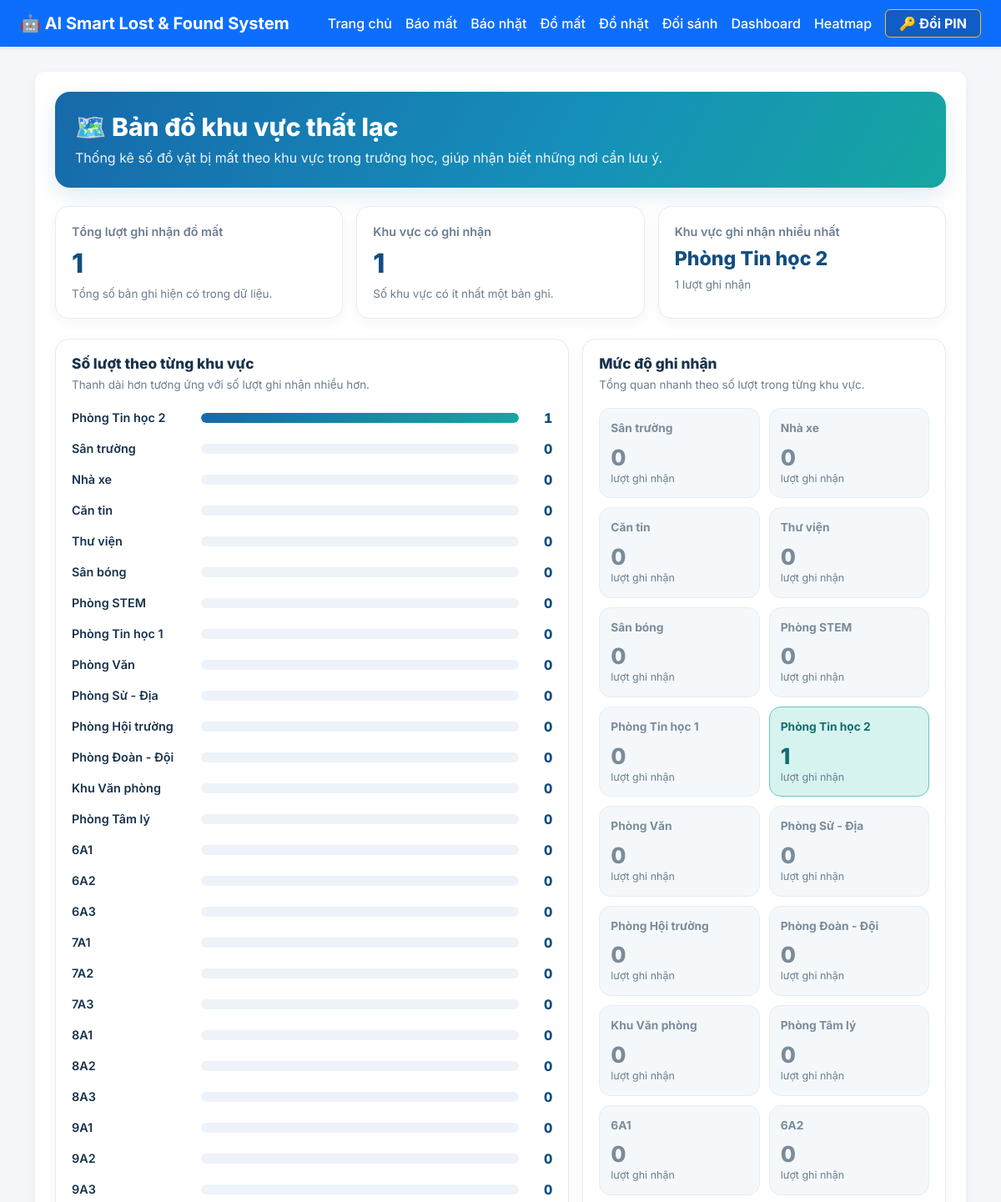
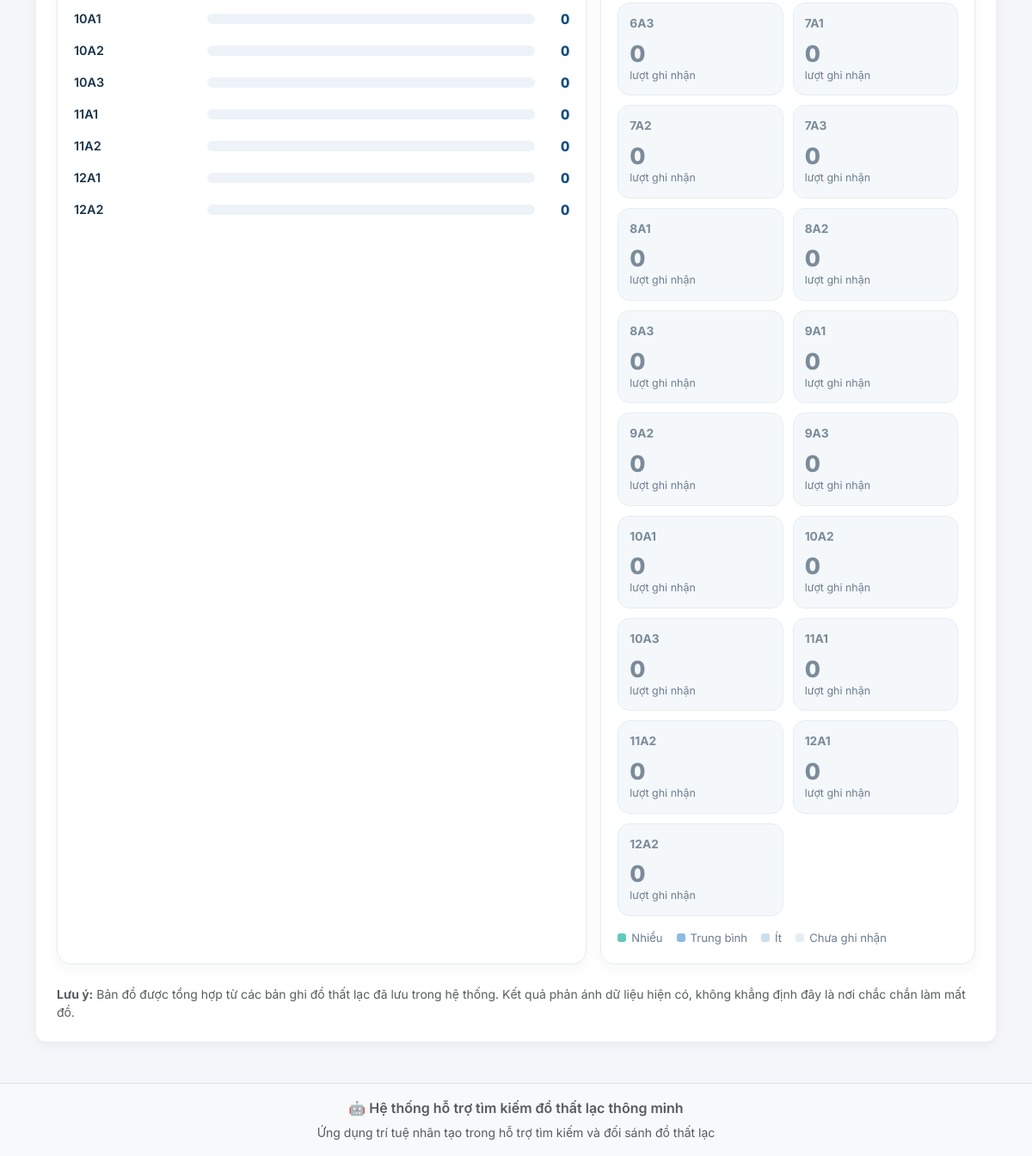
Screenshot of /heatmap with the database file from the repository (2 pictures, top to bottom).
### models/lost_item.py (models this page shows, shortened)
class LostItem(db.Model):
    id = db.Column(
        db.Integer,
        primary_key=True
    )
    ten_do = db.Column(
        db.String(100)
    )
    loai_do = db.Column(
        db.String(100)
    )
    noi_mat = db.Column(
        db.String(100)
    )
    ngay_mat = db.Column(
        db.String(20)
    )
    mau_sac = db.Column(
    db.String(50)
    )
    hinh_anh = db.Column(
        db.String(200)
    )
    trang_thai = db.Column(
        db.String(30),
        default="DANG_TIM"
    )
    thoi_diem_tra = db.Column(
        db.DateTime,
        nullable=True
    )

### app.py (the view)
@app.route("/heatmap")
def heatmap():
    areas = [
        "Sân trường", "Nhà xe", "Căn tin", "Thư viện", "Sân bóng",
        "Phòng STEM", "Phòng Tin học 1", "Phòng Tin học 2",
        "Phòng Văn", "Phòng Sử - Địa", "Phòng Hội trường",
        "Phòng Đoàn - Đội", "Khu Văn phòng", "Phòng Tâm lý",
        "6A1", "6A2", "6A3",
        "7A1", "7A2", "7A3",
        "8A1", "8A2", "8A3",
        "9A1", "9A2", "9A3",
        "10A1", "10A2", "10A3",
        "11A1", "11A2",
        "12A1", "12A2"
    ]
    db_data = db.session.query(
        LostItem.noi_mat,
        func.count(LostItem.id)
    ).group_by(LostItem.noi_mat).all()
    count_dict = dict(db_data)
    data = [(area, count_dict.get(area, 0)) for area in areas]
    return render_template("heatmap.html", data=data)

### templates/heatmap.html (shortened to what this page needs)
{% extends "base.html" %}
{% block content %}
<div class="hm-page">
{% set ns = namespace(total=0, active=0, top_name='Chưa có dữ liệu', top_count=0) %}
{% for area, count in data %}
    {% set ns.total = ns.total + count %}
    {% if count > 0 %}
        {% set ns.active = ns.active + 1 %}
    {% endif %}
    {% if count > ns.top_count %}
        {% set ns.top_count = count %}
        {% set ns.top_name = area %}
    {% endif %}
{% endfor %}
{% set max_count = ([data|map(attribute=1)|list|max, 1]|max) if data else 1 %}
<section class="hero">
    <h1>🗺️ Bản đồ khu vực thất lạc</h1>
    <p>
        Thống kê số đồ vật bị mất theo khu vực trong trường học,
        giúp nhận biết những nơi cần lưu ý.
    </p>
</section>
<div class="row g-3 mb-4">
    <div class="col-12 col-md-4">
        <div class="stat">
            <div class="label">Tổng lượt ghi nhận đồ mất</div>
            <div class="value">{{ ns.total }}</div>
            <div class="note">Tổng số bản ghi hiện có trong dữ liệu.</div>
        </div>
    </div>
    <div class="col-12 col-md-4">
        <div class="stat">
            <div class="label">Khu vực có ghi nhận</div>
            <div class="value">{{ ns.active }}</div>
            <div class="note">Số khu vực có ít nhất một bản ghi.</div>
        </div>
    </div>
    <div class="col-12 col-md-4">
        <div class="stat">
            <div class="label">Khu vực ghi nhận nhiều nhất</div>
            <div class="value" style="font-size:1.45rem">
                {{ ns.top_name }}
            </div>
            <div class="note">{{ ns.top_count }} lượt ghi nhận</div>
        </div>
    </div>
</div>
<div class="row g-3 mb-4">
    <div class="col-12 col-lg-7">
        <section class="panel">
            <h2>Số lượt theo từng khu vực</h2>
            <div class="subtitle">
                Thanh dài hơn tương ứng với số lượt ghi nhận nhiều hơn.
            </div>
            {% if data %}
                {% for area, count in data|sort(attribute=1, reverse=true) %}
                <div class="bar-row">
                    <div class="area">{{ area }}</div>
                    <div class="track"
                         role="img"
                         aria-label="{{ area }}: {{ count }} lượt">
                        <div class="bar"
                             style="width:{{ (count / max_count * 100) if max_count else 0 }}%">
                        </div>
                    </div>
                    <div class="count">{{ count }}</div>
                </div>
                {% endfor %}
            {% else %}
                <div class="empty">Chưa có dữ liệu để thống kê.</div>
            {% endif %}
        </section>
    </div>
    <div class="col-12 col-lg-5">
        <section class="panel">
            <h2>Mức độ ghi nhận</h2>
            <div class="subtitle">
                Tổng quan nhanh theo số lượt trong từng khu vực.
            </div>
            {% if data %}
            <div class="tiles">
                {% for area, count in data %}
                    {% set intensity = (count / max_count) if max_count else 0 %}
                    {% if count == 0 %}
                        {% set bg = '#f4f8fb' %}
                        {% set border = '#e4edf5' %}
                        {% set color = '#7b8b9a' %}
                    {% elif intensity >= 0.7 %}
                        {% set bg = '#d7f3ef' %}
                        {% set border = '#62c8bd' %}
                        {% set color = '#116e70' %}
                    {% elif intensity >= 0.35 %}
                        {% set bg = '#e1effb' %}
                        {% set border = '#8abce5' %}
                        {% set color = '#175d91' %}
                    {% else %}
                        {% set bg = '#edf5fc' %}
                        {% set border = '#cbdfee' %}
                        {% set color = '#345b78' %}
                    {% endif %}
                    <div class="tile"
                         style="background:{{ bg }};border-color:{{ border }}">
                        <div class="tile-name" style="color:{{ color }}">
                            {{ area }}
                        </div>
                        <div class="tile-count" style="color:{{ color }}">
                            {{ count }}
                        </div>
                        <div class="tile-unit">lượt ghi nhận</div>
                    </div>
                {% endfor %}
            </div>
            <div class="legend">
                <span><i class="dot" style="background:#62c8bd"></i>Nhiều</span>
                <span><i class="dot" style="background:#8abce5"></i>Trung bình</span>
                <span><i class="dot" style="background:#cbdfee"></i>Ít</span>
                <span><i class="dot" style="background:#e4edf5"></i>Chưa ghi nhận</span>
            </div>
            {% else %}
                <div class="empty">Chưa có dữ liệu để hiển thị.</div>
            {% endif %}
        </section>
    </div>
</div>
<div class="text-muted small">
    <strong>Lưu ý:</strong>
    Bản đồ được tổng hợp từ các bản ghi đồ thất lạc đã lưu trong hệ thống.
    Kết quả phản ánh dữ liệu hiện có, không khẳng định đây là nơi chắc chắn làm mất đồ.
</div>
</div>
{% endblock %}

### static/css/style.css (style rules this page uses)
body { background:#f4f6f9; font-family:Arial,Helvetica,sans-serif; }
h1,h2,h3 { font-weight:bold; }

### templates/base.html (style rules this page uses)
body, button, input, select, textarea, h1, h2, h3, h4, h5, h6, .card, .table, .nav-link { font-family: 'Inter', -apple-system, BlinkMacSystemFont, "Segoe UI", Roboto, "Helvetica Neue", Arial, sans-serif !important; }

### templates/heatmap.html (style rules this page uses)
.hm-page { --blue: #1769aa; --teal: #16a6a1; --ink: #18324b; --muted: #6b7c8f; color: var(--ink); }
.hm-page .hero { padding: 24px; border-radius: 18px; color: #fff; background: linear-gradient(120deg, #1769aa, #168fba 58%, #16a6a1); margin-bottom: 22px; box-shadow: 0 10px 26px rgba(23, 105, 170, .13); }
.hm-page .hero h1 { font-size: clamp(1.4rem, 2.5vw, 2rem); font-weight: 800; margin: 0 0 7px; }
.hm-page .hero p { margin: 0; opacity: .92; }
.hm-page .stat, .hm-page .panel { background: #fff; border: 1px solid #e4edf5; border-radius: 16px; padding: 19px; box-shadow: 0 5px 16px rgba(24, 50, 75, .045); height: 100%; }
.hm-page .label { font-size: .9rem; font-weight: 600; color: var(--muted); margin-bottom: 8px; }
.hm-page .value { font-size: 2rem; font-weight: 800; line-height: 1.2; color: #124d80; overflow-wrap: anywhere; }
.hm-page .note, .hm-page .subtitle { font-size: .84rem; color: var(--muted); margin-top: 7px; }
.hm-page .panel h2 { font-size: 1.08rem; font-weight: 800; margin: 0 0 4px; }
.hm-page .subtitle { margin: 0 0 18px; }
.hm-page .bar-row { display: grid; grid-template-columns: minmax(90px, 145px) minmax(70px, 1fr) 30px; gap: 10px; align-items: center; margin: 13px 0; }
.hm-page .area { font-size: .9rem; font-weight: 600; overflow-wrap: anywhere; }
.hm-page .track { height: 12px; background: #edf3f8; border-radius: 99px; overflow: hidden; }
.hm-page .bar { height: 100%; border-radius: 99px; background: linear-gradient(90deg, #1769aa, #16a6a1); }
.hm-page .count { text-align: right; font-weight: 800; color: #124d80; font-variant-numeric: tabular-nums; }
.hm-page .tiles { display: grid; grid-template-columns: repeat(auto-fit, minmax(125px, 1fr)); gap: 11px; }
.hm-page .tile { padding: 13px; border-radius: 14px; border: 1px solid #cbdfee; background: #edf5fc; min-height: 100px; overflow-wrap: anywhere; }
.hm-page .tile-name { font-size: .86rem; font-weight: 700; }
.hm-page .tile-count { font-size: 1.65rem; font-weight: 800; line-height: 1.25; margin-top: 8px; }
.hm-page .tile-unit { font-size: .78rem; color: var(--muted); }
.hm-page .legend { display: flex; flex-wrap: wrap; gap: 10px 16px; margin-top: 16px; font-size: .82rem; color: var(--muted); }
.hm-page .dot { display: inline-block; width: 10px; height: 10px; border-radius: 3px; margin-right: 6px; }

### rows the page displays
LostItem: top_name "Phòng Tin học 2", noi_mat "Phòng Tin học 2", {{ (count / max_count * 100) if max_count else 0 }} 100.0 (drawn), id "1"

### other values shown
{{ ns.total }} "1"
{{ ns.active }} "1"
{{ ns.top_count }} "1"
{{ area }} "Sân trường" "Nhà xe" "Căn tin" "Thư viện" "Sân bóng" "Phòng STEM" "Phòng Tin học 1" "Phòng Văn" "Phòng Sử - Địa" "Phòng Hội trường" "Phòng Đoàn - Đội" "Khu Văn phòng" "Phòng Tâm lý" "6A1" "6A2" "6A3" "7A1" "7A2" "7A3" "8A1" "8A2" "8A3" "9A1" "9A2" "9A3" "10A1" "10A2" "10A3" "11A1" "11A2" "12A1" "12A2"
{{ count }} "0" "0" "0" "0" "0" "0" "0" "0" "0" "0" "0" "0" "0" "0" "0" "0" "0" "0" "0" "0" "0" "0" "0" "0" "0" "0" "0" "0" "0" "0" "0" "0"
